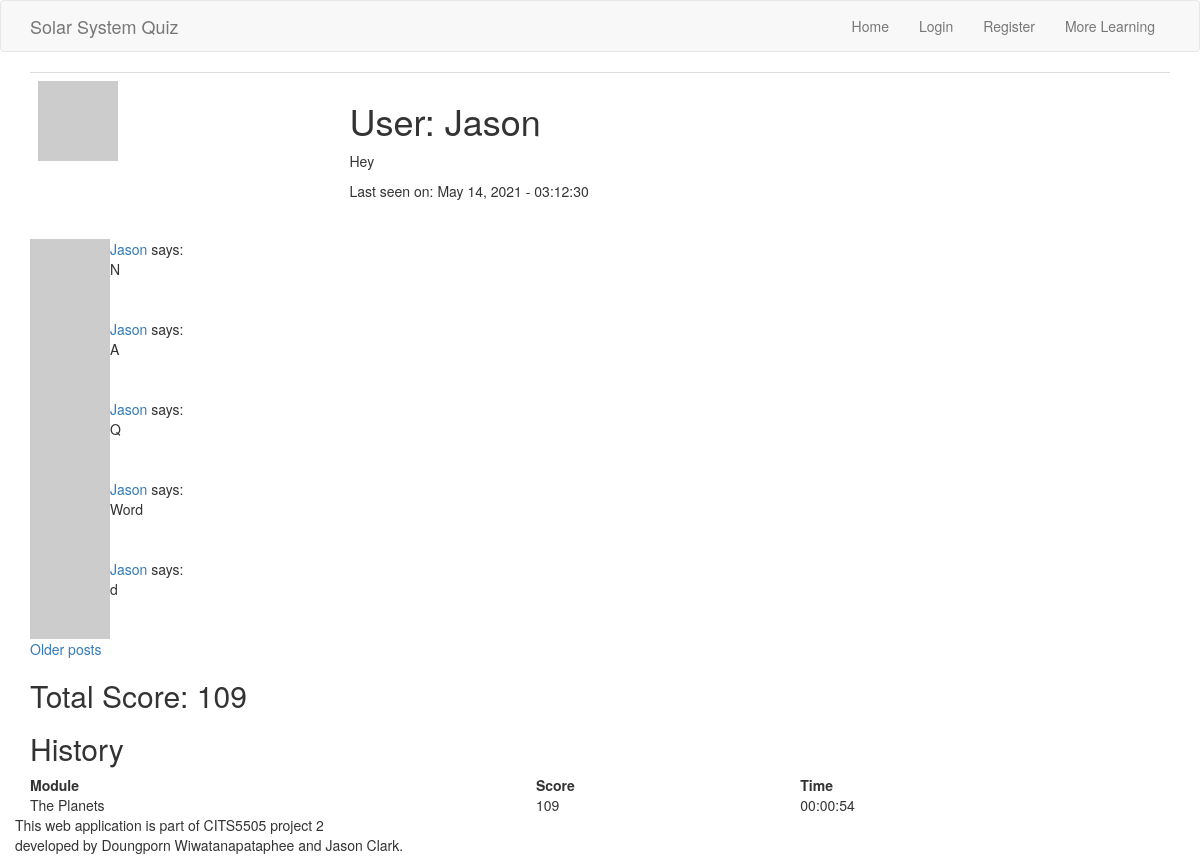
Before: /user/Jason with the older database file.
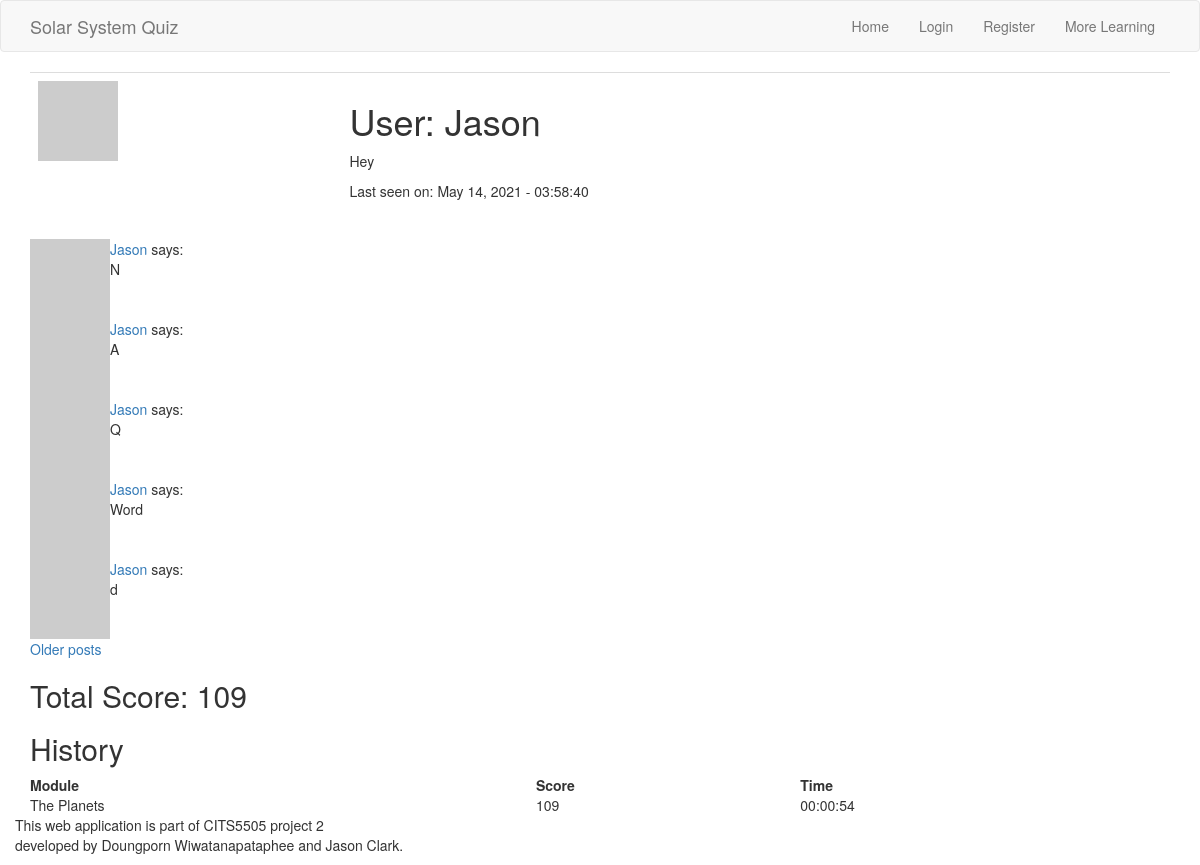
After: the same page with the newer database file.
### app/models.py (models this page shows, shortened)
class User(UserMixin, db.Model):
    __tablename__ = 'user_table'
    id = db.Column(db.Integer, primary_key=True)
    username = db.Column(db.String(64), index=True, unique=True)
    user_type = db.Column(db.String(64))
    email = db.Column(db.String(120), index=True, unique=True)
    password_hash = db.Column(db.String(128))
    posts = db.relationship('Post', backref='author', lazy='dynamic')
    about_me = db.Column(db.String(140))
    last_seen = db.Column(db.DateTime, default=datetime.utcnow)
    score_child = db.relationship("Score", backref = 'user_parent')
    quiz_unlocked = db.Column(db.Integer, default=0)
    def avatar(self, size):
      digest = md5(self.email.lower().encode('utf-8')).hexdigest()
      return 'https://www.gravatar.com/avatar/{}?d=identicon&s={}'.format(digest, size)

class Post(db.Model):
    id = db.Column(db.Integer, primary_key=True)
    user_id = db.Column(db.Integer, db.ForeignKey('user_table.id')) #user.id
    body = db.Column(db.String(140))
    timestamp = db.Column(db.DateTime, index=True, default=datetime.utcnow)
    page = db.Column(db.String)
    upvotes = db.Column(db.Integer, default=0)
    downvotes = db.Column(db.Integer, default=0)

class Score(db.Model):
    __tablename__ = 'score'
    id = db.Column(db.Integer, primary_key = True)
    user_id = db.Column(db.Integer, db.ForeignKey('user_table.id'))
    questionset_id = db.Column(db.Integer, db.ForeignKey('questionset.id'))
    score = db.Column(db.Integer)
    time_taken = db.Column(db.Time)

class QuestionSet(db.Model):
    __tablename__ = 'questionset'
    id = db.Column(db.Integer, primary_key = True)
    name = db.Column(db.String(64))
    number_of_questions = db.Column(db.Integer)
    child = db.relationship("CurrentQuestion")
    score_child = db.relationship('Score', backref= 'questionset_parent')

### app/routes.py (the view)
@app.route('/user/<username>', methods = ['GET','POST'])
def user_profile(username):
    user = User.query.filter_by(username=username).first_or_404()
    page = request.args.get('page', 1, type=int)
    posts = user.posts.paginate(
      page, 5, False)
    next_url = url_for('user_profile', username=username, page=posts.next_num) \
      if posts.has_next else None
    prev_url = url_for('user_profile', username=username, page=posts.prev_num) \
      if posts.has_prev else None
    score_dict = [] # initialise module score dictionary
    total = 0       # initialise total score as zero
    user_scores = Score.query.filter_by(user_id=user.id).all()
    for score in user_scores:
        score_dict.append({'module': score.questionset_id}) # append scores for each learning module
        total += score.score    # add total score
        scoreSorted = Score.query.filter_by(user_id=user.id).order_by(Score.score.desc()).all()
    return render_template('user_profile.html', user=user, score=total, posts=posts.items,
    scoreSorted = scoreSorted, next_url=next_url, prev_url=prev_url)

### app/routes.py (called while the page is built)
@app.before_request
def before_request():
    from_zone = tz.tzutc()
    to_zone = tz.tzlocal()
    utc = datetime.utcnow()
    utc = utc.replace(tzinfo=from_zone)
    central = utc.astimezone(to_zone)   # convert to local timezone
    if current_user.is_authenticated:
        current_user.last_seen = central
        db.session.commit()

### app/templates/user_profile.html (shortened to what this page needs)
{% extends 'base.html' %}
{% block body %}
<div class="container">
<table class="table table-hover">
    <tr valign="top">
        <td><img src="{{ user.avatar(128) }}"></td>
        <td>
            <h1>User: {{ user.username }}</h1>
            {% if user.about_me %}<p>{{ user.about_me }}</p>{% endif %}
            {% if user.last_seen %}<p>Last seen on: {{ user.last_seen.strftime('%B %d, %Y - %H:%M:%S') }}</p>{% endif %}
        </td>
    </tr>
</table>
</div>
<div class="container">
  {% for post in posts %}
  {% include '_post.html'%}
  {% endfor %}
  {% if next_url %}
  <a href="{{ next_url }}">Older posts</a>
  {% endif %}
</div>
<div class="container">
    <h2>Total Score: {{ score }}</h2>
    <h2>History</h2>
    <table style="width:100%;">
        <thead>
            <tr>
                <th>Module</th>
                <th>Score</th>
                <th>Time</th>
            </tr>
        </thead>
        <tbody>
        {% for score in scoreSorted %}
        {%  if loop.index <= 5  %}
            <tr>
                <td>{{ score.questionset_parent.name }}</td>
                <td>{{ score.score }}</td>
                <td>{{ score.time_taken }}</td>
            </tr>
        {% endif %}
        {% endfor %}
        </tbody>
    </table>
</div>
{% endblock %}

### app/templates/base.html (shortened to what this page needs)
<!DOCTYPE html>
<html lang="en">
<head>
    <link rel="stylesheet" href="https://maxcdn.bootstrapcdn.com/bootstrap/3.4.1/css/bootstrap.min.css">
    <link rel="stylesheet" href="https://cdnjs.cloudflare.com/ajax/libs/font-awesome/4.7.0/css/font-awesome.min.css">
</head>
<body>
    {% block navbar %}
    <nav class="navbar navbar-default">
        <div class="container">
            <div class="navbar-header">
                <a class="navbar-brand" href="{{ url_for('home') }}">Solar System Quiz</a>
            </div>
            <div class="collapse navbar-collapse" id="bs-example-navbar-collapse-1">
                <ul class="nav navbar-nav navbar-right">
                    {% if current_user.is_authenticated %}
                    <li><a href="{{ url_for('home') }}">Home</a></li>
                    <li><a href="{{ url_for('user_profile', username=current_user.username) }}">{{ current_user.username }} Profile</a></li>
                    <li><a href="{{ url_for('more_learning') }}">More Learning</a></li>
                    <li><a href="{{ url_for('logout') }}">Sign Out</a></li>
                    {% else %}
                    <li><a href="{{ url_for('home') }}">Home</a></li>
                    <li><a href="{{ url_for('login') }}">Login</a></li>
                    <li><a href="{{ url_for('register') }}">Register</a></li>
                    <li><a href="{{ url_for('more_learning') }}">More Learning</a></li>
                    {% endif %}
                </ul>
            </div>
        </div>
    </nav>
    {% endblock %}
    {% block body %}{% endblock %}
    <div class="container" style='bottom:0; width:100%; '>
        <p>This web application is part of CITS5505 project 2 <br>
           developed by Doungporn Wiwatanapataphee and Jason Clark.</p>
</body>
</html>

### app/templates/_post.html (shortened to what this page needs)
<table>
  <tr valign="top">
    <td><img src="{{ post.author.avatar(36) }}"></td>
    <td>
      <a href="{{ url_for('user_profile', username=post.author.username) }}">
        {{ post.author.username }}
      </a>
      says:<br>{{ post.body }}
    </td>
  </tr>
</table>

Changed rows visible on the page:
changed User "Jason": last_seen "May 14, 2021 - 03:12:30" → "May 14, 2021 - 03:58:40"
